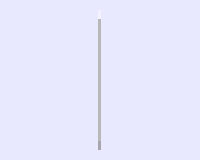
      <widget class="QFrame" name="frameTools">
       <property name="styleSheet">
        <string notr="true">background-color: rgba(224, 224, 255, 127);</string>
       </property>
       <property name="frameShape">
        <enum>QFrame::NoFrame</enum>
       </property>
       <property name="frameShadow">
        <enum>QFrame::Plain</enum>
       </property>
       <layout class="QHBoxLayout" name="horizontalLayout_15">
        <property name="spacing">
         <number>24</number>
        </property>
        <property name="leftMargin">
         <number>10</number>
        </property>
        <property name="topMargin">
         <number>10</number>
        </property>
        <property name="rightMargin">
         <number>10</number>
        </property>
        <property name="bottomMargin">
         <number>10</number>
        </property>
        <item>
         <layout class="QVBoxLayout" name="verticalLayout_16">
          <property name="spacing">
           <number>12</number>
          </property>
          <item>
           <widget class="QPushButton" name="pushButton_28">
            <property name="sizePolicy">
             <sizepolicy hsizetype="Minimum" vsizetype="Minimum">
              <horstretch>0</horstretch>
              <verstretch>0</verstretch>
             </sizepolicy>
            </property>
            <property name="minimumSize">
             <size>
              <width>64</width>
              <height>64</height>
             </size>
            </property>
            <property name="maximumSize">
             <size>
              <width>64</width>
              <height>64</height>
             </size>
            </property>
            <property name="text">
             <string/>
            </property>
            <property name="icon">
             <iconset>
              <normaloff>:/SVG/RegistroDesl.svg</normaloff>
              <activeon>:/SVG/Registro.svg</activeon>:/SVG/RegistroDesl.svg</iconset>
            </property>
            <property name="iconSize">
             <size>
              <width>64</width>
              <height>64</height>
             </size>
            </property>
            <property name="flat">
             <bool>true</bool>
            </property>
            <property name="id" stdset="0">
             <string notr="true">ffff02</string>
            </property>
           </widget>
          </item>
          <item>
           <widget class="QPushButton" name="pushButton_27">
            <property name="sizePolicy">
             <sizepolicy hsizetype="Minimum" vsizetype="Minimum">
              <horstretch>0</horstretch>
              <verstretch>0</verstretch>
             </sizepolicy>
            </property>
            <property name="minimumSize">
             <size>
              <width>64</width>
              <height>64</height>
             </size>
            </property>
            <property name="maximumSize">
             <size>
              <width>64</width>
              <height>64</height>
             </size>
            </property>
            <property name="text">
             <string/>
            </property>
            <property name="icon">
             <iconset>
              <normaloff>:/SVG/Movimento_ProgramadoAndaParaDesl.svg</normaloff>
              <activeon>:/SVG/Movimento_ProgramadoAndaPara.svg</activeon>:/SVG/Movimento_ProgramadoAndaParaDesl.svg</iconset>
            </property>
            <property name="iconSize">
             <size>
              <width>64</width>
              <height>64</height>
             </size>
            </property>
            <property name="flat">
             <bool>true</bool>
            </property>
            <property name="id" stdset="0">
             <string notr="true">ffff03</string>
            </property>
           </widget>
          </item>
         </layout>
        </item>
        <item>
         <widget class="Line" name="line">
          <property name="frameShadow">
           <enum>QFrame::Raised</enum>
          </property>
          <property name="lineWidth">
           <number>9</number>
          </property>
          <property name="midLineWidth">
           <number>9</number>
          </property>
          <property name="orientation">
           <enum>Qt::Vertical</enum>
          </property>
         </widget>
        </item>
        <item>
         <layout class="QVBoxLayout" name="verticalLayout_15">
          <property name="spacing">
           <number>12</number>
          </property>
          <item>
           <widget class="QPushButton" name="pushButton_30">
            <property name="sizePolicy">
             <sizepolicy hsizetype="Minimum" vsizetype="Minimum">
              <horstretch>0</horstretch>
              <verstretch>0</verstretch>
             </sizepolicy>
            </property>
            <property name="minimumSize">
             <size>
              <width>64</width>
              <height>64</height>
             </size>
            </property>
            <property name="maximumSize">
             <size>
              <width>64</width>
              <height>64</height>
             </size>
            </property>
            <property name="text">
             <string/>
            </property>
            <property name="icon">
             <iconset>
              <normaloff>:/SVG/ProgramadoDesl.svg</normaloff>
              <activeon>:/SVG/Programado.svg</activeon>:/SVG/ProgramadoDesl.svg</iconset>
            </property>
            <property name="iconSize">
             <size>
              <width>64</width>
              <height>64</height>
             </size>
            </property>
            <property name="flat">
             <bool>true</bool>
            </property>
            <property name="id" stdset="0">
             <string notr="true">ffff01</string>
            </property>
           </widget>
          </item>
          <item>
           <widget class="QPushButton" name="pushButton_29">
            <property name="sizePolicy">
             <sizepolicy hsizetype="Minimum" vsizetype="Minimum">
              <horstretch>0</horstretch>
              <verstretch>0</verstretch>
             </sizepolicy>
            </property>
            <property name="minimumSize">
             <size>
              <width>64</width>
              <height>64</height>
             </size>
            </property>
            <property name="maximumSize">
             <size>
              <width>64</width>
              <height>64</height>
             </size>
            </property>
            <property name="text">
             <string/>
            </property>
            <property name="icon">
             <iconset>
              <normaloff>:/SVG/Movimento_ProgramadoAndaParaDesl.svg</normaloff>
              <activeon>:/SVG/Movimento_ProgramadoAndaPara.svg</activeon>:/SVG/Movimento_ProgramadoAndaParaDesl.svg</iconset>
            </property>
            <property name="iconSize">
             <size>
              <width>64</width>
              <height>64</height>
             </size>
            </property>
            <property name="flat">
             <bool>true</bool>
            </property>
            <property name="id" stdset="0">
             <string notr="true">080f0b</string>
            </property>
           </widget>
          </item>
         </layout>
        </item>
       </layout>
      </widget>
